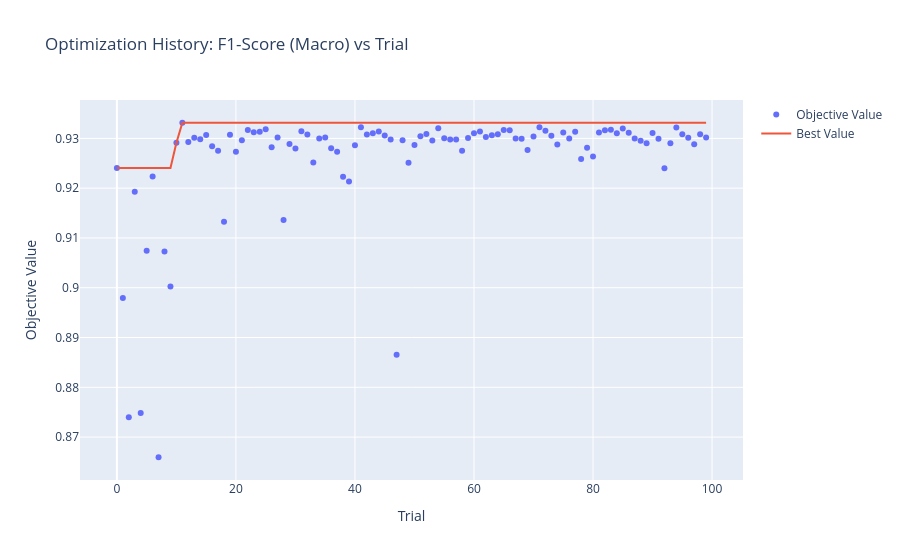

Source (notebook cell):
### Markdown cell above
## 6. Optuna Optimization Visualizations

Visualize the hyperparameter optimization process to understand:
1. **Optimization History**: How the best score improved over trials
2. **Parameter Importance**: Which hyperparameters had the most impact
3. **Parallel Coordinates**: Relationships between parameters and performance

### Code cell
# Optimization History Plot
print("=" * 60)
print("1. OPTIMIZATION HISTORY")
print("=" * 60)

fig = plot_optimization_history(study)
fig.update_layout(title="Optimization History: F1-Score (Macro) vs Trial")
fig.show()
